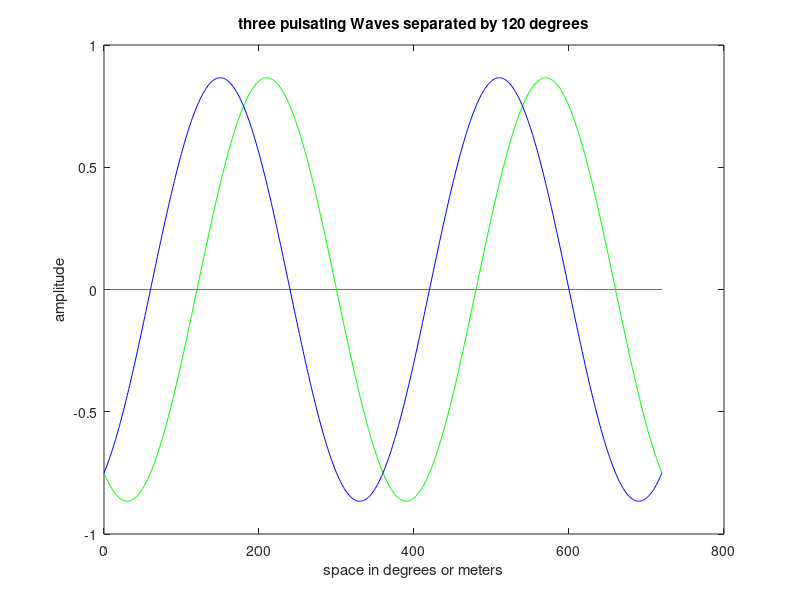

The MATLAB script that drew this image:
% Model         :   electromagic
% Description   :   A program to simulate three pulsating waveforms
%                   Press Ctrl+C to stop simulation!
% File name     :   sync_two.m
% contact       :   support@syncmotor.com

% Copyright 2025-26 Synchronous Drives & Inverters Private Limited

clear all;
d = [0:1:720];          %space in degrees or meters, x-axis of the plot.
x = [0:2*pi/360:4*pi];  %sine angle in radians, for calculation of amplitude.
f = 0.1;                %frequency of harmonic wave.
Ts = 100e-3;            %sec // sample time for simulation
T_simulation = 25;      %sec // total simulation time
display('Press Ctrl+C to stop simulation!')

for t = 0:Ts:T_simulation;
    y = 2*pi*f*t;
    z1 = sin(x)*sin(y);
    z2 = sin(x-(2*pi/3))*sin(y-(2*pi/3)); 
    z3 = sin(x-(-2*pi/3))*sin(y-(-2*pi/3)); 
    axis([0 720 -2 2]);
    drawnow
    plot(d,z1,'r-',d,z2,'g-',d,z3,'b-')
    title('three pulsating Waves separated by 120 degrees')
    xlabel('space in degrees or meters')
    ylabel('amplitude')
end
